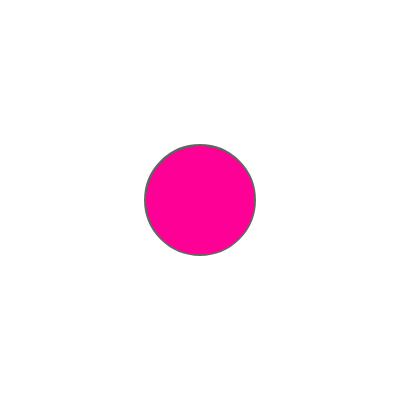
Frame 1 (no input)
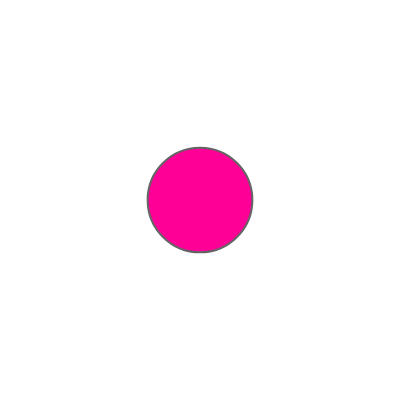
Frame 60 (no input)
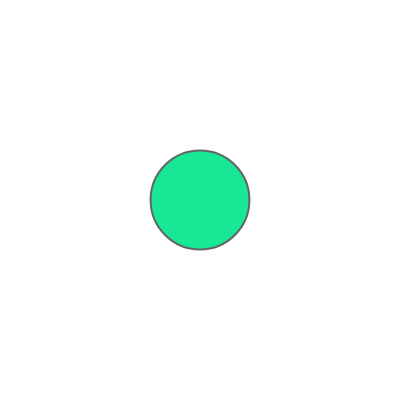
Frame 120 (the mouse pressed at the canvas centre since frame 60)

The p5.js sketch that drew these frames (run headless with seeded random() and noise() and a simulated clock; from frame 60 on, the mouse is pressed at the canvas centre):

// p5.js sketch
// ── sketch.js
var vs;
var amp;
function setup() {
  createCanvas(400,400)
  colorMode(RGB,255,255,255,255);
}

function draw() {
	//noFill();
	clear();
	stroke(100);
	strokeWeight(2);
	smooth();
	var d = dist(mouseX,mouseY,width/2,height/2);
	amp = map(d,0,240,2,20);
	vs = random(100-amp,100+amp);
	
	fill(amp*12,(255- amp*12),150,255);
	
	ellipse(width/2,height/2,vs,vs);
  
}
